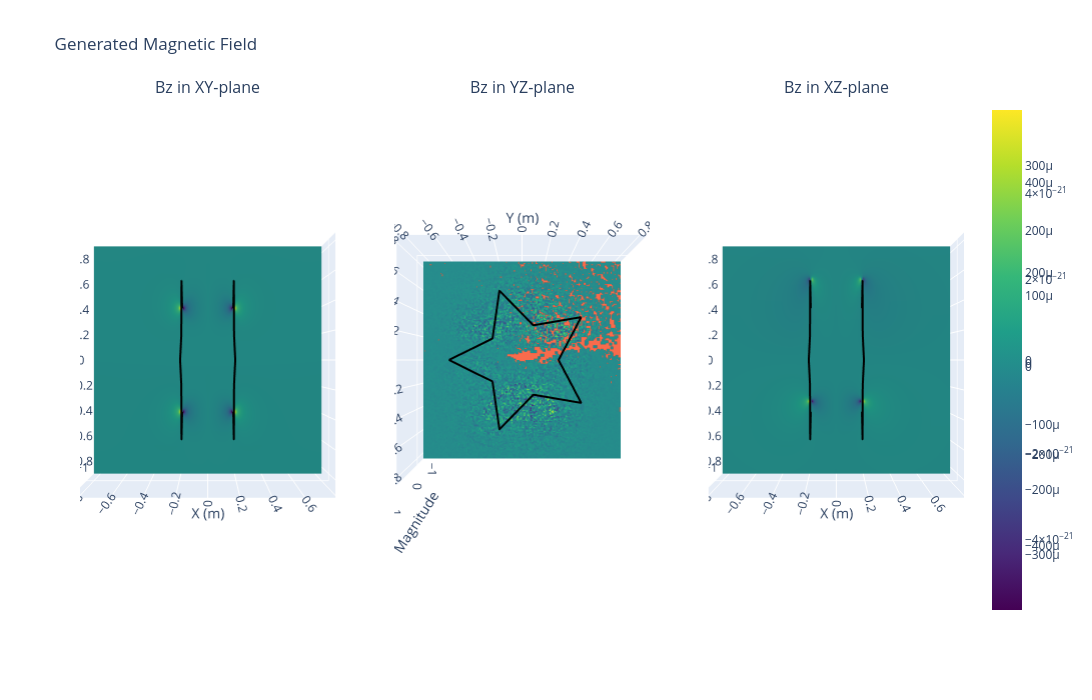

The code cell stored with this chart in its notebook:
### Code cell
hplot.simple_3d_surface_plot(x_coil_results_st,spires_x_st,'Bz',True)

### Figure 1 — Plotly figure (JSON) as saved in the notebook; plotly's stock layout.template omitted (floating-point values rounded to 4 significant figures; data arrays with more than 128 entries replaced by an {"elided": "..."} marker saying what was removed)
{"data": [{"cmax": 0, "cmin": 0, "colorscale": [[0, "#440154"], [0.1111, "#482878"], [0.2222, "#3e4989"], [0.3333, "#31688e"], [0.4444, "#26828e"], [0.5556, "#1f9e89"], [0.6667, "#35b779"], [0.7778, "#6ece58"], [0.8889, "#b5de2b"], [1, "#fde725"]], "scene": "scene", "showscale": true, "type": "surface", "x": {"elided": "163x161 float values"}, "y": {"elided": "163x161 float values"}, "z": {"elided": "163x161 float values"}}, {"colorscale": [[0, "rgb(255,245,240)"], [0.125, "rgb(254,224,210)"], [0.25, "rgb(252,187,161)"], [0.375, "rgb(252,146,114)"], [0.5, "rgb(251,106,74)"], [0.625, "rgb(239,59,44)"], [0.75, "rgb(203,24,29)"], [0.875, "rgb(165,15,21)"], [1, "rgb(103,0,13)"]], "name": "Low Variation (<0.5%) Region", "opacity": 1, "scene": "scene", "showscale": false, "type": "surface", "x": [[0.0], [0.0], [0.0], [0.0], [0.0], [0.0], [0.0], [0.0], [0.0], [0.0], [0.0], [0.0], [0.0], [0.0], [0.0], [0.0], [0.0], [0.0], [0.0], [0.0], [0.0], [0.0], [0.0], [0.0], [0.0], [0.0], [0.0], [0.0], [0.0], [0.0], [0.0], [0.0], [0.0], [0.0], [0.0], [0.0], [0.0], [0.0], [0.0], [0.0], [0.0], [0.0], [0.0], [0.0], [0.0], [0.0], [0.0], [0.0], [0.0], [0.0], [0.0], [0.0], [0.0], [0.0], [0.0], [0.0], [0.0], [0.0], [0.0], [0.0], [0.0], [0.0], [0.0]], "y": [[-0.68], [-0.35], [-0.32], [-0.29], [-0.19], [-0.1], [-0.09], [-0.07], [-0.06], [-0.05], [-0.04], [-0.03], [-0.02], [-0.01], [0.0], [6.661e-16], [0.01], [0.02], [0.03], [0.04], [0.05], [0.06], [0.07], [0.08], [0.09], [0.1], [0.11], [0.12], [0.14], [0.15], [0.16], [0.17], [0.18], [0.19], [0.2], [0.22], [0.23], [0.24], [0.25], [0.28], [0.29], [0.3], [0.31], [0.33], [0.34], [0.35], [0.54], [0.56], [0.61], [0.62], [0.63], [0.66], [0.67], [0.68], [0.69], [0.7], [0.71], [0.72], [0.76], [0.77], [0.78], [0.79], [0.8]], "z": [[0.0], [0.0], [0.0], [0.0], [0.0], [0.0], [0.0], [0.0], [0.0], [0.0], [0.0], [0.0], [0.0], [0.0], [0.0], [0.0], [0.0], [0.0], [0.0], [0.0], [0.0], [0.0], [0.0], [0.0], [0.0], [0.0], [0.0], [0.0], [0.0], [0.0], [0.0], [0.0], [0.0], [0.0], [0.0], [0.0], [0.0], [0.0], [0.0], [0.0], [0.0], [0.0], [0.0], [0.0], [0.0], [0.0], [0.0], [0.0], [0.0], [0.0], [0.0], [0.0], [0.0], [0.0], [0.0], [0.0], [0.0], [0.0], [0.0], [0.0], [0.0], [0.0], [0.0]]}, {"legendgroup": "X-spires (m)", "line": {"color": "black", "width": 4}, "mode": "lines", "name": "X-spires (m)", "scene": "scene", "showlegend": true, "type": "scatter3d", "x": {"elided": "400 float values"}, "y": {"elided": "400 float values"}, "z": {"elided": "400 float values"}}, {"legendgroup": "X-spires (m)", "line": {"color": "black", "width": 4}, "mode": "lines", "scene": "scene", "showlegend": false, "type": "scatter3d", "x": {"elided": "400 float values"}, "y": {"elided": "400 float values"}, "z": {"elided": "400 float values"}}, {"cmax": 0, "cmin": 0, "colorscale": [[0, "#440154"], [0.1111, "#482878"], [0.2222, "#3e4989"], [0.3333, "#31688e"], [0.4444, "#26828e"], [0.5556, "#1f9e89"], [0.6667, "#35b779"], [0.7778, "#6ece58"], [0.8889, "#b5de2b"], [1, "#fde725"]], "scene": "scene2", "showscale": true, "type": "surface", "x": {"elided": "163x163 float values"}, "y": {"elided": "163x163 float values"}, "z": {"elided": "163x163 float values"}}, {"colorscale": [[0, "rgb(255,245,240)"], [0.125, "rgb(254,224,210)"], [0.25, "rgb(252,187,161)"], [0.375, "rgb(252,146,114)"], [0.5, "rgb(251,106,74)"], [0.625, "rgb(239,59,44)"], [0.75, "rgb(203,24,29)"], [0.875, "rgb(165,15,21)"], [1, "rgb(103,0,13)"]], "name": "Low Variation (<0.5%) Region", "opacity": 1, "scene": "scene2", "showscale": false, "type": "surface", "x": {"elided": "163x163 float values"}, "y": {"elided": "163x163 float values"}, "z": {"elided": "163x163 float values"}}, {"legendgroup": "X-spires (m)", "line": {"color": "black", "width": 4}, "mode": "lines", "name": "X-spires (m)", "scene": "scene2", "showlegend": true, "type": "scatter3d", "x": {"elided": "400 float values"}, "y": {"elided": "400 float values"}, "z": {"elided": "400 float values"}}, {"legendgroup": "X-spires (m)", "line": {"color": "black", "width": 4}, "mode": "lines", "scene": "scene2", "showlegend": false, "type": "scatter3d", "x": {"elided": "400 float values"}, "y": {"elided": "400 float values"}, "z": {"elided": "400 float values"}}, {"cmax": 0, "cmin": 0, "colorscale": [[0, "#440154"], [0.1111, "#482878"], [0.2222, "#3e4989"], [0.3333, "#31688e"], [0.4444, "#26828e"], [0.5556, "#1f9e89"], [0.6667, "#35b779"], [0.7778, "#6ece58"], [0.8889, "#b5de2b"], [1, "#fde725"]], "scene": "scene3", "showscale": true, "type": "surface", "x": {"elided": "163x161 float values"}, "y": {"elided": "163x161 float values"}, "z": {"elided": "163x161 float values"}}, {"colorscale": [[0, "rgb(255,245,240)"], [0.125, "rgb(254,224,210)"], [0.25, "rgb(252,187,161)"], [0.375, "rgb(252,146,114)"], [0.5, "rgb(251,106,74)"], [0.625, "rgb(239,59,44)"], [0.75, "rgb(203,24,29)"], [0.875, "rgb(165,15,21)"], [1, "rgb(103,0,13)"]], "name": "Low Variation (<0.5%) Region", "opacity": 1, "scene": "scene3", "showscale": false, "type": "surface", "x": [[0.0], [0.0], [0.0], [0.0], [0.0], [0.0], [0.0], [0.0], [0.0], [0.0], [0.0], [0.0], [0.0], [0.0], [0.0], [0.0], [0.0], [0.0], [0.0], [0.0], [0.0], [0.0], [0.0], [0.0], [0.0], [0.0], [0.0], [0.0], [0.0], [0.0], [0.0], [0.0], [0.0], [0.0], [0.0], [0.0], [0.0], [0.0], [0.0], [0.0], [0.0], [0.0], [0.0], [0.0], [0.0], [0.0], [0.0], [0.0], [0.0], [0.0], [0.0], [0.0], [0.0], [0.0], [0.0], [0.0], [0.0], [0.0], [0.0], [0.0], [0.0], [0.0]], "y": [[-0.47], [-0.39], [-0.07], [-0.03], [-0.01], [0.0], [6.661e-16], [0.01], [0.02], [0.03], [0.04], [0.05], [0.06], [0.07], [0.08], [0.09], [0.11], [0.13], [0.15], [0.17], [0.18], [0.2], [0.21], [0.22], [0.23], [0.24], [0.26], [0.27], [0.29], [0.3], [0.31], [0.33], [0.37], [0.4], [0.41], [0.43], [0.44], [0.46], [0.48], [0.49], [0.5], [0.53], [0.54], [0.55], [0.56], [0.58], [0.59], [0.6], [0.61], [0.63], [0.65], [0.67], [0.68], [0.71], [0.72], [0.75], [0.76], [0.77], [0.78], [0.79], [0.8], [0.8]], "z": [[0.0], [0.0], [0.0], [0.0], [0.0], [0.0], [0.0], [0.0], [0.0], [0.0], [0.0], [0.0], [0.0], [0.0], [0.0], [0.0], [0.0], [0.0], [0.0], [0.0], [0.0], [0.0], [0.0], [0.0], [0.0], [0.0], [0.0], [0.0], [0.0], [0.0], [0.0], [0.0], [0.0], [0.0], [0.0], [0.0], [0.0], [0.0], [0.0], [0.0], [0.0], [0.0], [0.0], [0.0], [0.0], [0.0], [0.0], [0.0], [0.0], [0.0], [0.0], [0.0], [0.0], [0.0], [0.0], [0.0], [0.0], [0.0], [0.0], [0.0], [0.0], [0.0]]}, {"legendgroup": "X-spires (m)", "line": {"color": "black", "width": 4}, "mode": "lines", "name": "X-spires (m)", "scene": "scene3", "showlegend": true, "type": "scatter3d", "x": {"elided": "400 float values"}, "y": {"elided": "400 float values"}, "z": {"elided": "400 float values"}}, {"legendgroup": "X-spires (m)", "line": {"color": "black", "width": 4}, "mode": "lines", "scene": "scene3", "showlegend": false, "type": "scatter3d", "x": {"elided": "400 float values"}, "y": {"elided": "400 float values"}, "z": {"elided": "400 float values"}}], "layout": {"annotations": [{"font": {"size": 16}, "showarrow": false, "text": "Bz in XY-plane", "x": 0.1444, "xanchor": "center", "xref": "paper", "y": 1, "yanchor": "bottom", "yref": "paper"}, {"font": {"size": 16}, "showarrow": false, "text": "Bz in YZ-plane", "x": 0.5, "xanchor": "center", "xref": "paper", "y": 1, "yanchor": "bottom", "yref": "paper"}, {"font": {"size": 16}, "showarrow": false, "text": "Bz in XZ-plane", "x": 0.8556, "xanchor": "center", "xref": "paper", "y": 1, "yanchor": "bottom", "yref": "paper"}], "height": 700, "scene": {"camera": {"eye": {"x": 0, "y": 0, "z": 3}, "up": {"x": 0, "y": 1, "z": 0}}, "domain": {"x": [0, 0.2889], "y": [0, 1]}, "xaxis": {"title": {"text": "X (m)"}}, "yaxis": {"title": {"text": "Y (m)"}}, "zaxis": {"range": [0, 0], "title": {"text": "Magnitude"}}}, "scene2": {"camera": {"eye": {"x": 0, "y": 0, "z": 3}, "up": {"x": 0, "y": 1, "z": 0}}, "domain": {"x": [0.3556, 0.6444], "y": [0, 1]}, "xaxis": {"title": {"text": "Y (m)"}}, "yaxis": {"title": {"text": "Z (m)"}}, "zaxis": {"range": [0, 0], "title": {"text": "Magnitude"}}}, "scene3": {"camera": {"eye": {"x": 0, "y": 0, "z": 3}, "up": {"x": 0, "y": 1, "z": 0}}, "domain": {"x": [0.7111, 1], "y": [0, 1]}, "xaxis": {"title": {"text": "X (m)"}}, "yaxis": {"title": {"text": "Z (m)"}}, "zaxis": {"range": [0, 0], "title": {"text": "Magnitude"}}}, "showlegend": false, "title": {"text": "Generated Magnetic Field"}, "width": 1800}}
